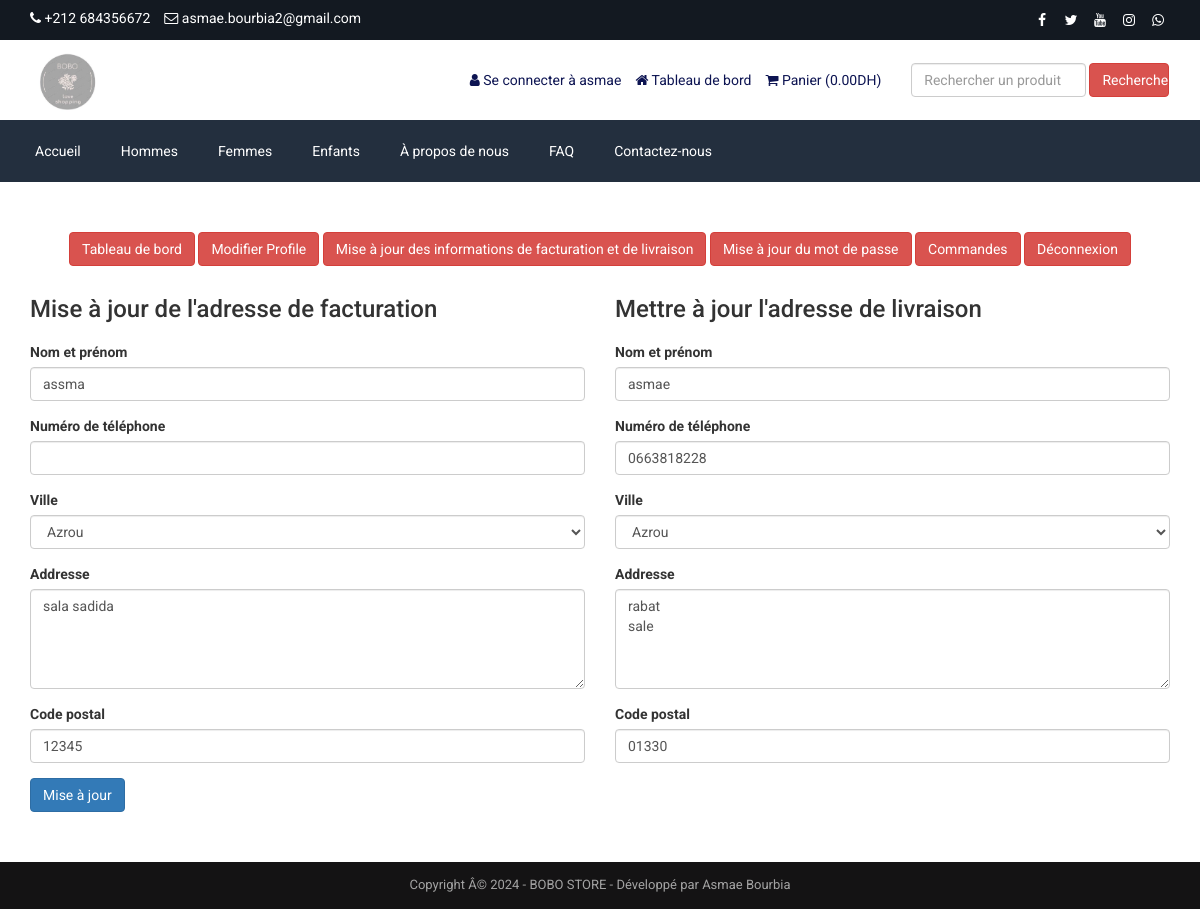
The app's page /customer-billing-shipping-update.php (signed in) with its own data.
### tables this page shows
CREATE TABLE IF NOT EXISTS `tbl_settings` (
  `id` int NOT NULL AUTO_INCREMENT,
  `logo` varchar(255) NOT NULL,
  `favicon` varchar(255) NOT NULL,
  `footer_about` text NOT NULL,
  `footer_copyright` text NOT NULL,
  `contact_address` text NOT NULL,
  `contact_email` varchar(255) NOT NULL,
  `contact_phone` varchar(255) NOT NULL,
  `contact_fax` varchar(255) NOT NULL,
  `contact_map_iframe` text NOT NULL,
  `receive_email` varchar(255) NOT NULL,
  `receive_email_subject` varchar(255) NOT NULL,
  `receive_email_thank_you_message` text NOT NULL,
  `forget_password_message` text NOT NULL,
  `total_recent_post_footer` int NOT NULL,
  `total_popular_post_footer` int NOT NULL,
  `total_recent_post_sidebar` int NOT NULL,
  `total_popular_post_sidebar` int NOT NULL,
  `total_featured_product_home` int NOT NULL,
  `total_latest_product_home` int NOT NULL,
  `total_popular_product_home` int NOT NULL,
  `meta_title_home` text NOT NULL,
  `meta_keyword_home` text NOT NULL,
  `meta_description_home` text NOT NULL,
  `banner_login` varchar(255) NOT NULL,
  `banner_registration` varchar(255) NOT NULL,
  `banner_forget_password` varchar(255) NOT NULL,
  `banner_reset_password` varchar(255) NOT NULL,
  `banner_search` varchar(255) NOT NULL,
  `banner_cart` varchar(255) NOT NULL,
  `banner_checkout` varchar(255) NOT NULL,
  `banner_product_category` varchar(255) NOT NULL,
  `banner_blog` varchar(255) NOT NULL,
  `cta_title` varchar(255) NOT NULL,
  `cta_content` text NOT NULL,
  `cta_read_more_text` varchar(255) NOT NULL,
  `cta_read_more_url` varchar(255) NOT NULL,
  `cta_photo` varchar(255) NOT NULL,
  `featured_product_title` varchar(255) NOT NULL,
  `featured_product_subtitle` varchar(255) NOT NULL,
  `latest_product_title` varchar(255) NOT NULL,
  `latest_product_subtitle` varchar(255) NOT NULL,
  `popular_product_title` varchar(255) NOT NULL,
  `popular_product_subtitle` varchar(255) NOT NULL,
  `testimonial_title` varchar(255) NOT NULL,
  `testimonial_subtitle` varchar(255) NOT NULL,
  `testimonial_photo` varchar(255) NOT NULL,
  `blog_title` varchar(255) NOT NULL,
  `blog_subtitle` varchar(255) NOT NULL,
  `newsletter_text` text NOT NULL,
  `paypal_email` varchar(255) NOT NULL,
  `stripe_public_key` varchar(255) NOT NULL,
  `stripe_secret_key` varchar(255) NOT NULL,
  `bank_detail` text NOT NULL,
  `before_head` text NOT NULL,
  `after_body` text NOT NULL,
  `before_body` text NOT NULL,
  `home_service_on_off` int NOT NULL,
  `home_welcome_on_off` int NOT NULL,
  `home_featured_product_on_off` int NOT NULL,
  `home_latest_product_on_off` int NOT NULL,
  `home_popular_product_on_off` int NOT NULL,
  `home_testimonial_on_off` int NOT NULL,
  `home_blog_on_off` int NOT NULL,
  `newsletter_on_off` int NOT NULL,
  `ads_above_welcome_on_off` int NOT NULL,
  `ads_above_featured_product_on_off` int NOT NULL,
  `ads_above_latest_product_on_off` int NOT NULL,
  `ads_above_popular_product_on_off` int NOT NULL,
  `ads_above_testimonial_on_off` int NOT NULL,
  `ads_category_sidebar_on_off` int NOT NULL,
  PRIMARY KEY (`id`)
);

CREATE TABLE IF NOT EXISTS `tbl_social` (
  `social_id` int NOT NULL AUTO_INCREMENT,
  `social_name` varchar(30) NOT NULL,
  `social_url` varchar(255) NOT NULL,
  `social_icon` varchar(30) NOT NULL,
  PRIMARY KEY (`social_id`)
);

CREATE TABLE IF NOT EXISTS `tbl_top_category` (
  `tcat_id` int NOT NULL AUTO_INCREMENT,
  `tcat_name` varchar(255) NOT NULL,
  `show_on_menu` int NOT NULL,
  PRIMARY KEY (`tcat_id`)
);

CREATE TABLE IF NOT EXISTS `tbl_page` (
  `id` int NOT NULL AUTO_INCREMENT,
  `about_title` varchar(255) NOT NULL,
  `about_content` text NOT NULL,
  `about_banner` varchar(255) NOT NULL,
  `about_meta_title` varchar(255) NOT NULL,
  `about_meta_keyword` text NOT NULL,
  `about_meta_description` text NOT NULL,
  `faq_title` varchar(255) NOT NULL,
  `faq_banner` varchar(255) NOT NULL,
  `faq_meta_title` varchar(255) NOT NULL,
  `faq_meta_keyword` text NOT NULL,
  `faq_meta_description` text NOT NULL,
  `blog_title` varchar(255) NOT NULL,
  `blog_banner` varchar(255) NOT NULL,
  `blog_meta_title` varchar(255) NOT NULL,
  `blog_meta_keyword` text NOT NULL,
  `blog_meta_description` text NOT NULL,
  `contact_title` varchar(255) NOT NULL,
  `contact_banner` varchar(255) NOT NULL,
  `contact_meta_title` varchar(255) NOT NULL,
  `contact_meta_keyword` text NOT NULL,
  `contact_meta_description` text NOT NULL,
  `pgallery_title` varchar(255) NOT NULL,
  `pgallery_banner` varchar(255) NOT NULL,
  `pgallery_meta_title` varchar(255) NOT NULL,
  `pgallery_meta_keyword` text NOT NULL,
  `pgallery_meta_description` text NOT NULL,
  `vgallery_title` varchar(255) NOT NULL,
  `vgallery_banner` varchar(255) NOT NULL,
  `vgallery_meta_title` varchar(255) NOT NULL,
  `vgallery_meta_keyword` text NOT NULL,
  `vgallery_meta_description` text NOT NULL,
  PRIMARY KEY (`id`)
);

### header.php (shortened to what the rows shown need)
<?php
include("admin/inc/config.php");
$statement = $pdo->prepare("SELECT * FROM tbl_settings WHERE id=1");
$statement->execute();
$result = $statement->fetchAll(PDO::FETCH_ASSOC);
foreach ($result as $row)
{
	$logo = $row['logo'];
	$contact_email = $row['contact_email'];
	$contact_phone = $row['contact_phone'];
}
?>
<!DOCTYPE html>
<html lang="en">
<head>
	<link rel="stylesheet" href="assets/css/bootstrap.min.css">
	<link rel="stylesheet" href="assets/css/font-awesome.min.css">
	<link rel="stylesheet" href="assets/css/owl.carousel.min.css">
	<link rel="stylesheet" href="assets/css/owl.theme.default.min.css">
	<link rel="stylesheet" href="assets/css/jquery.bxslider.min.css">
    <link rel="stylesheet" href="assets/css/magnific-popup.css">
    <link rel="stylesheet" href="assets/css/rating.css">
	<link rel="stylesheet" href="assets/css/spacing.css">
	<link rel="stylesheet" href="assets/css/bootstrap-touch-slider.css">
	<link rel="stylesheet" href="assets/css/animate.min.css">
	<link rel="stylesheet" href="assets/css/tree-menu.css">
	<link rel="stylesheet" href="assets/css/select2.min.css">
	<link rel="stylesheet" href="assets/css/main.css">
	<link rel="stylesheet" href="assets/css/responsive.css">
	<?php
	$statement = $pdo->prepare("SELECT * FROM tbl_page WHERE id=1");
	$statement->execute();
	$result = $statement->fetchAll(PDO::FETCH_ASSOC);
		?>
</head>
<body>
<div class="top">
	<div class="container">
		<div class="row">
			<div class="col-md-6 col-sm-6 col-xs-12">
				<div class="left">
					<ul>
						<li><i class="fa fa-phone"></i> <?php echo $contact_phone; ?></li>
						<li><i class="fa fa-envelope-o"></i> <?php echo $contact_email; ?></li>
					</ul>
				</div>
			</div>
			<div class="col-md-6 col-sm-6 col-xs-12">
				<div class="right">
					<ul>
						<?php
						$statement = $pdo->prepare("SELECT * FROM tbl_social");
						$statement->execute();
						$result = $statement->fetchAll(PDO::FETCH_ASSOC);
						foreach ($result as $row) {
							?>
							<?php if($row['social_url'] != ''): ?>
							<li><a href="<?php echo $row['social_url']; ?>"><i class="<?php echo $row['social_icon']; ?>"></i></a></li>
							<?php endif; ?>
							<?php
						}
						?>
					</ul>
				</div>
			</div>
		</div>
	</div>
</div>
<div class="header">
	<div class="container">
		<div class="row inner">
			<div class="col-md-4 logo">
				<a href="index.php"><img src="assets/uploads/<?php echo $logo; ?>" alt="logo image"></a>
			</div>
		</div>
	</div>
</div>
<div class="nav">
	<div class="container">
		<div class="row">
			<div class="col-md-12 pl_0 pr_0">
				<div class="menu-container">
					<div class="menu">
						<ul>
							<?php
							$statement = $pdo->prepare("SELECT * FROM tbl_top_category WHERE show_on_menu=1");
							$statement->execute();
							$result = $statement->fetchAll(PDO::FETCH_ASSOC);
							foreach ($result as $row) {
								?>
								<li><a href="product-category.php?id=<?php echo $row['tcat_id']; ?>&type=top-category"><?php echo $row['tcat_name']; ?></a>
								</li>
								<?php
							}
							?>
							<?php
							$statement = $pdo->prepare("SELECT * FROM tbl_page WHERE id=1");
							$statement->execute();
							$result = $statement->fetchAll(PDO::FETCH_ASSOC);
							foreach ($result as $row) {
								$about_title = $row['about_title'];
								$faq_title = $row['faq_title'];
								$contact_title = $row['contact_title'];
							}
							?>
							<li><a href="about.php"><?php echo $about_title; ?></a></li>
							<li><a href="faq.php"><?php echo $faq_title; ?></a></li>
							<li><a href="contact.php"><?php echo $contact_title; ?></a></li>
						</ul>
					</div>
				</div>
			</div>
		</div>
	</div>
</div>

### footer.php (shortened to what the rows shown need)
<?php
$statement = $pdo->prepare("SELECT * FROM tbl_settings WHERE id=1");
$statement->execute();
$result = $statement->fetchAll(PDO::FETCH_ASSOC);
foreach ($result as $row)
{
	$footer_copyright = $row['footer_copyright'];
}
?>
<div class="footer-bottom">
	<div class="container">
		<div class="row">
			<div class="col-md-12 copyright">
				<?php echo $footer_copyright; ?>
			</div>
		</div>
	</div>
</div>
</body>
</html>

### records on screen
tbl_settings: contact_phone "+212 684356672", contact_email "asmae.bourbia2@gmail.com", logo (picture), footer_copyright "Copyright Â© 2024 - BOBO STORE - Développé par Asmae Bourbia"
tbl_top_category: tcat_name "Hommes"
tbl_top_category: tcat_name "Femmes"
tbl_top_category: tcat_name "Enfants"
tbl_page: about_title "À propos de nous", faq_title "FAQ", contact_title "Contactez-nous"

### other values on screen
LANG_VALUE_13 "Se connecter à"
$_SESSION['customer']['cust_name'] "asmae"
LANG_VALUE_89 "Tableau de bord"
LANG_VALUE_18 "Panier"
LANG_VALUE_1 "DH"
LANG_VALUE_3 "Recherche"
LANG_VALUE_117 "Modifier Profile"
LANG_VALUE_88 "Mise à jour des informations de facturation et de livraison"
LANG_VALUE_99 "Mise à jour du mot de passe"
LANG_VALUE_24 "Commandes"
LANG_VALUE_14 "Déconnexion"
LANG_VALUE_86 "Mise à jour de l'adresse de facturation"
LANG_VALUE_102 "Nom et prénom"
LANG_VALUE_104 "Numéro de téléphone"
LANG_VALUE_105 "Addresse"
